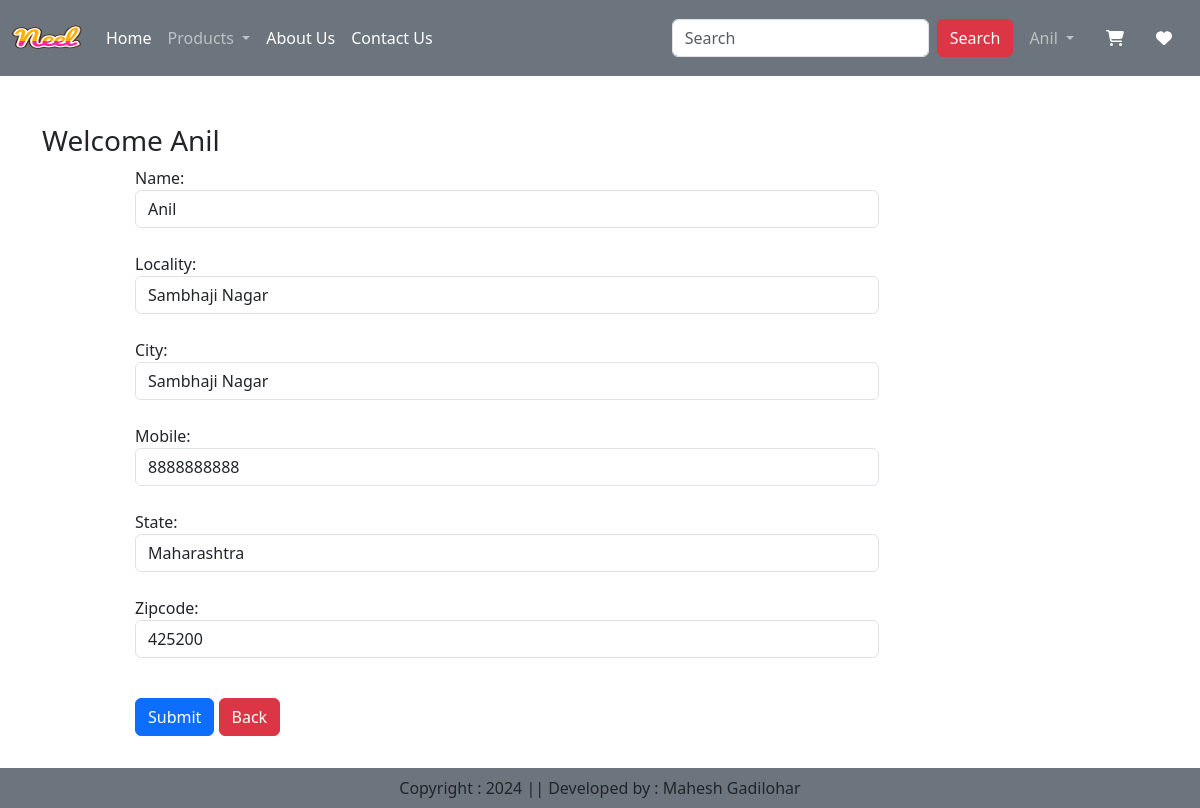
Screenshot of /updateAddress/10 (signed in) with the database file from the repository.
### app/models.py (models this page shows, shortened)
class Customer(models.Model):
    user = models.ForeignKey(User,on_delete=models.CASCADE)
    name = models.CharField(max_length=200)
    locality = models.CharField(max_length=200)
    city = models.CharField(max_length=50)
    mobile = models.IntegerField(default=0)
    zipcode = models.IntegerField()
    state = models.CharField(choices=STATE_CHOICES, max_length=100)

### app/views.py (the view, shortened to what this page needs)
# urls.py: path('updateAddress/<int:pk>',views.updateAddress.as_view(),name='updateAddress'),
@method_decorator(login_required, name='dispatch')
class updateAddress(View):
    def get(self,request,pk):
        totalitem = 0
        wishitem = 0
        if request.user.is_authenticated:
            totalitem = len(Cart.objects.filter(user=request.user))
            wishitem = len(Wishlist.objects.filter(user=request.user))
        add = Customer.objects.get(pk=pk)
        form = CustomerProfileForm(instance=add)
        return render(request,'app/updateAddress.html',locals())

### app/forms.py
class CustomerProfileForm(forms.ModelForm):
    class Meta:
        model = Customer
        fields=['name','locality','city','mobile','state','zipcode']
        widgets={
            'name':forms.TextInput(attrs={'class': 'form-control'}),
            'locality':forms.TextInput(attrs={'class': 'form-control'}),
            'city':forms.TextInput(attrs={'class': 'form-control'}),
            'mobile':forms.NumberInput(attrs={'class': 'form-control'}),
            'state':forms.Select(attrs={'class': 'form-control'}),
            'zipcode':forms.NumberInput(attrs={'class': 'form-control'}),
        }

### app/templates/app/updateAddress.html (shortened to what this page needs)
{% extends "app/base.html" %}
{% load static %}
{% block main-content %}
    <div class="container my-5">
        <div class="row">
            <h3><span class="text-capitalize">Welcome {{request.user}}</span></h3>
        </div>
        <div class="col-sm-8 offset-sm-1">
            <form action="" method="post">
                {% for fm in form  %}
                    {{fm.label_tag}} {{fm}} <small class="text-danger">{{fm.errors|striptags}}</small>
                    <br>
                {% endfor %}
                <div class="col-12 mt-3">
                    <button type="submit" class="btn btn-primary">Submit</button>
                    <a href="{% url 'address' %}" type="button" class="btn btn-danger">Back</a>
                    <br><br>
                </div>
            </form>
        </div>
    </div>
    {% endblock main-content %}

### app/templates/app/base.html (shortened to what this page needs)
<!DOCTYPE html>
{% load static %}
<html lang="en">
<head>
    <link href="https://cdn.jsdelivr.net/npm/bootstrap@5.3.3/dist/css/bootstrap.min.css" rel="stylesheet">
    <link rel="stylesheet" href="{% static 'app/css/owl.carousel.min.css' %}">
    <link rel="stylesheet" href="{% static 'app/css/all.min.css' %}">
    <link rel="stylesheet" href="{% static 'app/css/style.css' %}">
</head>
<body >
    <nav class="navbar navbar-expand-lg navbar-dark bg-secondary">
        <div class="container-fluid">
          <a class="navbar-brand" href="#">
            <img src="{% static 'app/images/Neel.png' %}" width="70" height="50">
          </a>
          <div class="collapse navbar-collapse" id="navbarSupportedContent">
            <ul class="navbar-nav me-auto mb-2 mb-lg-0">
              {% if request.user.is_authenticated %}
              <li class="nav-item">
                <a class="nav-link active" aria-current="page" href="/">Home</a>
              </li>
              <li class="nav-item dropdown">
                <a class="nav-link dropdown-toggle" href="#" role="button" data-bs-toggle="dropdown" aria-expanded="false">
                  Products
                </a>
              </li>
              <li class="nav-item">
                <a class="nav-link text-white" href="{% url 'about' %}">About Us</a>
              </li>
              <li class="nav-item">
                <a class="nav-link text-white" href="{% url 'contact' %}">Contact Us</a>
              </li>
            </ul>
            <form class="d-flex" role="search" action="/search/">
              <input class="form-control me-2" type="search" placeholder="Search" name="search" aria-label="Search">
              <button class="btn btn-danger" type="submit">Search</button>
            </form>
          </div>
          <ul class="navbar-nav me-auto mb-2 mb-lg-0">
          <li class="nav-item dropdown mx-2">
              <a class="nav-link dropdown-toggle" href="#" role="button" data-bs-toggle="dropdown" aria-expanded="false">
                  {{ request.user }}
              </a>
          </li>
            <li class="nav-item mx-2">
                <a href="/checkout" class="nav-link text-white"> <i class="fa fa-shopping-cart"></i></a>
            </li>
            <li class="nav-item mx-2">
                <a href="{% url 'showwishlist' %}" class="nav-link text-white">  <i class="fa fa-heart"></i></a>
            </li>
            {% endif %}
          </ul>
        </div>
      </nav>
      {% block main-content %}{% endblock main-content %}
      <footer class="container-fluid fixed-bottom bg-secondary text-center p-2 mt-5">
        Copyright : 2024 || Developed by : Mahesh Gadilohar
      </footer>
</body>
</html>

### rows the page displays
Customer: form "Anil" "Sambhaji Nagar" "Sambhaji Nagar" "8888888888" "Maharashtra" "425200"

### other values shown
{{ request.user }} "Anil"
{{ fm.label_tag }} "Name:" "Locality:" "City:" "Mobile:" "State:" "Zipcode:"
